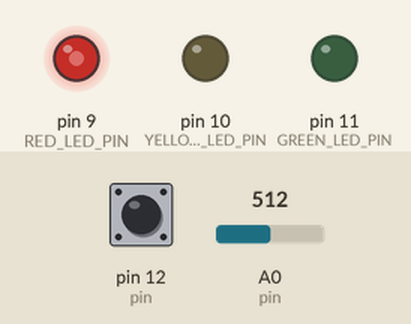
A sketch run on a simulated Arduino Uno, built with avr-gcc and run on an emulated ATmega328P. On the bench: output pins drawn as LEDs (lit = HIGH). The test bench sets the inputs (shaded band); at power-on: A0 (pin) = 512, pin 12 (pin) HIGH.

Above: at 1.2 s.
1.3 s: A0 (pin) set to 716
At 1.6 s:
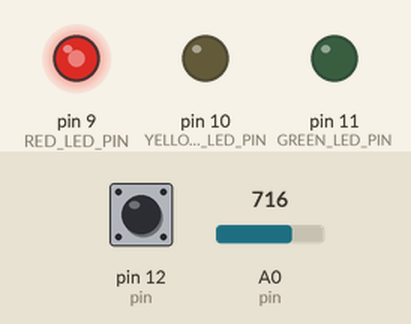
2.8 s: pin 12 (pin) pulled LOW for 0.15 s
At 4.0 s:
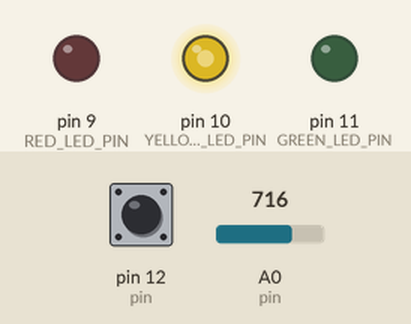
5.9 s: A0 (pin) set to 900
At 6.3 s:
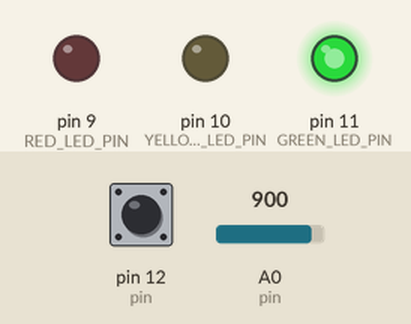
8.9 s: A0 (pin) set to 511
11.9 s: pin 12 (pin) pulled LOW for 3.2 s
At 14.7 s:
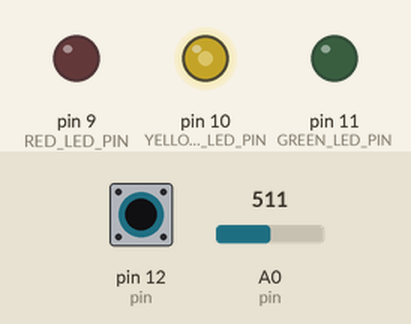
18.1 s: A0 (pin) set to 122
At 25.5 s:
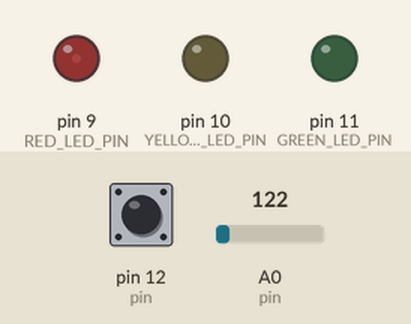
Timing chart, 0 to 26.2 s (numbered marks = the images above; inputs shaded):
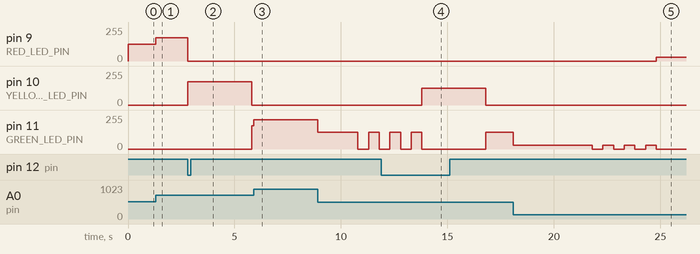

Measured:
- after the input at 1.3 s, pin 9 (RED_LED_PIN): 127/255 → 175/255 at once
- after the input at 2.8 s, pin 9 (RED_LED_PIN): 175/255 → 0/255 at once; pin 10 (YELLOW_LED_PIN): 0/255 → 175/255 at once, → 0/255 3.0 s later; pin 11 (GREEN_LED_PIN): 0/255 → 175/255 after 3.0 s
- after the input at 5.9 s, pin 11 (GREEN_LED_PIN): 175/255 → 221/255 at once
- after the input at 11.9 s, pin 9 (RED_LED_PIN): stays 0/255 (without the input it goes to 175/255 after 1.9 s); pin 10 (YELLOW_LED_PIN): 0/255 → 124/255 after 1.9 s, → 0/255 3.0 s later
- after the input at 18.1 s, pin 9 (RED_LED_PIN): 0/255 → 28/255 after 6.7 s

The sketch:

traffic_light.ino
```cpp
#include "Led.h"
#include "LedBlinker.h"
#include "PushButton.h"
#include "Potentiometer.h"
#include "TrafficLight.h"

#define RED_LED_PIN 9
#define YELLOW_LED_PIN 10
#define GREEN_LED_PIN 11
#define BUTTON_PIN 12
#define POTENTIOMETER_PIN A0

Led *redLed = new Led(RED_LED_PIN);
Led *yellowLed = new Led(YELLOW_LED_PIN);
Led *greenLed = new Led(GREEN_LED_PIN);

LedBlinker *greenLedBlinker = new LedBlinker(greenLed, 500, false);

PushButton *button = new PushButton(BUTTON_PIN, PushButtonPullMode::INTERNAL_PULL_UP);

Potentiometer *pot = new Potentiometer(POTENTIOMETER_PIN);

TrafficLight *trafficLight = new TrafficLight(redLed, yellowLed, greenLed, greenLedBlinker, button, pot);


void setup() {
  trafficLight->init();
}


void loop() {
  trafficLight->update();
}
```

Led.cpp
```cpp
#include <Arduino.h>
#include "Led.h"

Led::Led() {
  this->pin = LED_BUILTIN;
}

Led::Led(byte pin) {
  this->pin = pin;
}

void Led::init() {
  pinMode(pin, OUTPUT);
}

void Led::init(bool defaultOn) {
  init();
  if(defaultOn)
    on();
  else
    off();
}

void Led::on() {
  byte value = brightness * 255.0 / 100.0;
  analogWrite(pin, value);
  amOn = true;
}

void Led::off() {
  analogWrite(pin, LOW);
  amOn = false;
}

void Led::toggle() {
  if(amOn)
    off();
  else
    on();
}

void Led::setBrightness(byte percentage) {
  brightness = (percentage > 100 ? 100 : percentage);
}

byte Led::getBrightness() {
  return brightness;
}

bool Led::isOn() {
  return amOn;
}
```

Led.h
```cpp
#ifndef LED_H
#define LED_H

class Led {
private:
  byte pin;
  byte brightness = 100; // 0-100%
  bool amOn;

public:
  Led();
  Led(byte pin);

  void init();
  void init(bool defaultOn);

  void on();
  void off();
  void toggle();

  void setBrightness(byte percentage);
  byte getBrightness();
  bool isOn();
};

#endif
```

LedBlinker.h
```cpp
#ifndef LED_BLINKER_H
#define LED_BLINKER_H

#include "Led.h"

class LedBlinker {

private:
  Led *led;
  bool amBlinking;
  bool isDefaultOn;
  unsigned long delay;
  unsigned long lastToggleTime;

public:
  LedBlinker();
  LedBlinker(Led *led, unsigned long delay, bool defaultOn);

  void init();

  void start();
  void update();
  void pause();
  void resume();
  void stop();

  bool isBlinking();

  unsigned long getDelay();
  void setDelay(unsigned long delay);
};

#endif
```

LedBllinker.cpp
```cpp
#include <Arduino.h>
#include "LedBlinker.h"

LedBlinker::LedBlinker() {
  this->led = new Led();
  this->delay = 1000;
  this->isDefaultOn = false;
}

LedBlinker::LedBlinker(Led *led, unsigned long delay, bool defaultOn) {
  this->led = led;
  this->delay = delay;
  this->isDefaultOn = defaultOn;
}

void LedBlinker::init() {
  led->init();
  if(isDefaultOn)
    led->on();
  else
    led->off();
}

void LedBlinker::start() {
  if(!amBlinking) {
    amBlinking = true;
    if(isDefaultOn)
      led->on();
    else
      led->off();
    lastToggleTime = millis();
  }
}

void LedBlinker::update() {
  if(amBlinking) {
    unsigned long currTime = millis();
    if(currTime - lastToggleTime >= delay) {
      led->toggle();
      lastToggleTime = currTime;
    }
  }
}

void LedBlinker::pause() {
  amBlinking = false;
}

void LedBlinker::resume() {
  amBlinking = true;
}

void LedBlinker::stop() {
  amBlinking = false;
  led->off();
}

bool LedBlinker::isBlinking() {
  return amBlinking;
}

unsigned long LedBlinker::getDelay(){
  return delay;
}

void LedBlinker::setDelay(unsigned long delay) {
  this->delay = delay;
}
```

Potentiometer.cpp
```cpp
#include <Arduino.h>
#include "Potentiometer.h"

Potentiometer::Potentiometer() {
  this->pin = A0;
}

Potentiometer::Potentiometer(byte pin) {
  this->pin = pin;
}

void Potentiometer::init() {
  pinMode(pin, INPUT);
}

int Potentiometer::getValue() {
  return analogRead(pin);
}

byte Potentiometer::getPercentage() {
  return getValue() * 100.0 / 1023.0;
}
```

Potentiometer.h
```cpp
#ifndef POTENTIOMETER_H
#define POTENTIOMETER_H

class Potentiometer {
private:
  byte pin;

public:
  Potentiometer();
  Potentiometer(byte pin);

  void init();

  int getValue();
  byte getPercentage();
};

#endif
```

PushButton.cpp
```cpp
#include <Arduino.h>
#include "PushButton.h"

PushButton::PushButton() {
  this->pin = 12;
  this->pullMode = PushButtonPullMode::INTERNAL_PULL_UP;
}

PushButton::PushButton(byte pin, PushButtonPullMode pullMode) {
  this->pin = pin;
  this->pullMode = pullMode;
}

void PushButton::init() {
  if(pullMode == PushButtonPullMode::INTERNAL_PULL_UP)
    pinMode(pin, INPUT_PULLUP);
  else
    pinMode(pin, INPUT);
}

bool PushButton::isPressed() {
  return digitalRead(pin) == (pullMode == PushButtonPullMode::EXTERNAL_PULL_DOWN ? HIGH : LOW);
}
```

PushButton.h
```cpp
#ifndef PUSH_BUTTON_H
#define PUSH_BUTTON_H

enum PushButtonPullMode {
  INTERNAL_PULL_UP,
  EXTERNAL_PULL_UP,
  EXTERNAL_PULL_DOWN
};

class PushButton {
private:
  byte pin;
  PushButtonPullMode pullMode;

public:

  PushButton();
  PushButton(byte pin, PushButtonPullMode pullMode);

  void init();

  bool isPressed();
};

#endif
```

TrafficLight.cpp
```cpp
#include <Arduino.h>
#include "TrafficLight.h"

TrafficLight::TrafficLight() {
  // Do not use this!
}

TrafficLight::TrafficLight(Led *redLed, Led *yellowLed, Led *greenLed, LedBlinker *greenLedBlinker, PushButton *button, Potentiometer *pot) {
  this->redLed = redLed;
  this->yellowLed = yellowLed;
  this->greenLed = greenLed;
  this->greenLedBlinker = greenLedBlinker;
  this->button = button;
  this->pot = pot;
}

void TrafficLight::init() {
  redLed->init();
  yellowLed->init();
  greenLedBlinker->init();
  button->init();
  pot->init();
  allLightsOff();
}

void TrafficLight::setBrightness() {
  byte brightness = pot->getPercentage();
  redLed->setBrightness(brightness);
  yellowLed->setBrightness(brightness);
  greenLed->setBrightness(brightness);
}

void TrafficLight::red() {
  redLed->on();
  yellowLed->off();
  greenLed->off();
}

void TrafficLight::yellow() {
  redLed->off();
  yellowLed->on();
  greenLed->off();
}

void TrafficLight::green() {
  redLed->off();
  yellowLed->off();
  greenLed->on();
}

void TrafficLight::allLightsOff() {
  redLed->off();
  yellowLed->off();
  greenLed->off();
}

void TrafficLight::changeStateTo(States newState) {
  state = newState;
  currentStateStart = millis();
}

bool TrafficLight::isTimeToChange(unsigned long duration) {
  return millis() - currentStateStart >= duration;
}


void TrafficLight::update() {
  setBrightness();
  switch(state) {
    case RED_LIGHT:
      red();
      if(button->isPressed())
        changeStateTo(YELLOW_LIGHT);
      break;

    case YELLOW_LIGHT:
      yellow();
      if(isTimeToChange(yellowDuration))
        changeStateTo(GREEN_LIGHT);
      break;

    case GREEN_LIGHT:
      green();
      if(isTimeToChange(greenDuration)) {
        changeStateTo(BLINKING_GREEN);
        greenLedBlinker->start();
      }
      break;

    case BLINKING_GREEN:
      if(isTimeToChange(blinkingGreenDuration)) {
        greenLedBlinker->stop();
        changeStateTo(RED_LIGHT);
      }
      else
        greenLedBlinker->update();
      break;

    default:
      changeStateTo(RED_LIGHT);
      break;
  }
}


unsigned long TrafficLight::getYellowDuration() {
  return yellowDuration;
}

void TrafficLight::setYellowDuration(unsigned long duration) {
  yellowDuration = duration;
}

unsigned long TrafficLight::getGreenDuration() {
  return greenDuration;
}

void TrafficLight::setGreenDuration(unsigned long duration) {
  greenDuration = duration;
}

unsigned long TrafficLight::getBlinkingGreenDuration() {
  return blinkingGreenDuration;
}

void TrafficLight::setBlinkingGreenDuration(unsigned long duration) {
  blinkingGreenDuration = duration;
}
```

TrafficLight.h
```cpp
#ifndef TRAFFIC_LIGHT_H
#define TRAFFIC_LIGHT_H

#include "Led.h"
#include "LedBlinker.h"
#include "PushButton.h"
#include "Potentiometer.h"

class TrafficLight {
private:
  Led *redLed;
  Led *yellowLed;
  Led *greenLed;
  LedBlinker *greenLedBlinker;
  PushButton *button;
  Potentiometer *pot;

  enum States {
    RED_LIGHT,
    YELLOW_LIGHT,
    GREEN_LIGHT,
    BLINKING_GREEN
  } state;

  unsigned long currentStateStart;

  unsigned long yellowDuration = 3000;
  unsigned long greenDuration = 5000;
  unsigned long blinkingGreenDuration = 3000;

  void setBrightness();
  void changeStateTo(States newState);
  bool isTimeToChange(unsigned long duration);

public:
  TrafficLight();
  TrafficLight(Led *redLed, Led *yellowLed, Led *greenLed, LedBlinker *greenLedBlinker, PushButton *button, Potentiometer *pot);

  void init();

  void red();
  void yellow();
  void green();
  void allLightsOff();

  void update();

  unsigned long getYellowDuration();
  void setYellowDuration(unsigned long duration);

  unsigned long getGreenDuration();
  void setGreenDuration(unsigned long duration);

  unsigned long getBlinkingGreenDuration();
  void setBlinkingGreenDuration(unsigned long duration);
};

#endif
```
